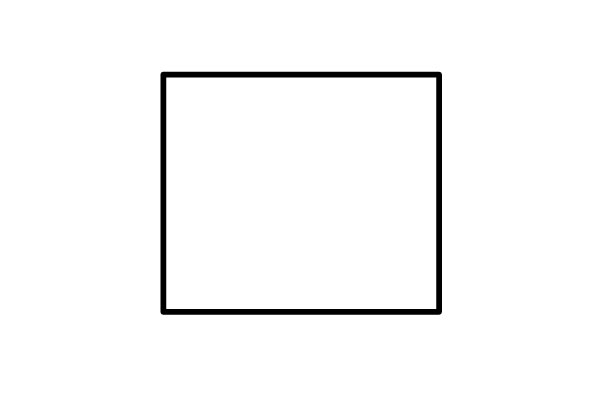
#> input picture drawn-box-square-3.jpg, 600 x 400 px, given in place of the camera
$ python HoughLineTest.py
#> lines starting #> are read from the running program, lines starting #| are printed output that depends on the picture; after the words box and inside, x2 and y2 are one past the last pixel; in counts of white or black regions, pixels touching at a corner belong together
import  cv2
import numpy as np
import imutils

cap = cv2.VideoCapture(0)

while True:
	#Capture frame-by-frame
	ret, frame = cap.read()
#> frame is the input picture: shape (400, 600, 3); min 0, max 255, mean 248.7

	#Operations on the frame go here
	frame = imutils.resize(frame, width = 500)
#> frame: shape (333, 500, 3)
	grayCap = cv2.cvtColor(frame,cv2.COLOR_BGR2GRAY)
	edges = cv2.Canny(grayCap,50,150,apertureSize = 3)
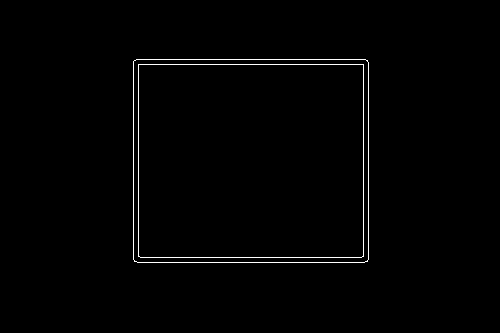
#> edges: shape (333, 500); 1% white in thin lines or dots, all inside (x1, y1, x2, y2) = (133, 59, 369, 263)

	lines = cv2.HoughLines(edges,2,np.pi/180,200)
#> lines = [[64, 1.57], [58, 1.57], [256, 1.57], [262, 1.57], [368, 0]]

	if lines is not None:
		for line in lines:
			for rho,theta in line:
				a = np.cos(theta)
				b = np.sin(theta)
				x0 = a*rho
				y0 = b*rho
				x1 = int(x0 + 1000*(-b))
				y1 = int(y0 + 1000*(a))
				x2 = int(x0 - 1000*(-b))
				y2 = int(y0 - 1000*(a))

				cv2.line(frame, (x1,y1), (x2,y2), (0,0,255),2)
#> this loop made 5 passes
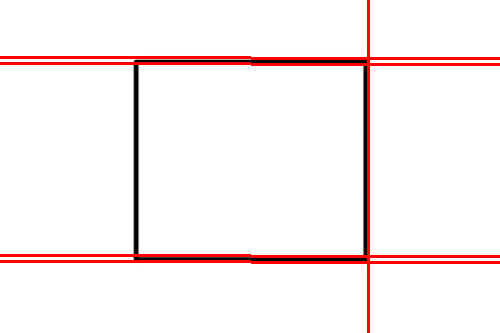
#> frame: shape (333, 500, 3); mean B, G, R 240, 240, 250.6


	cv2.imshow('frame', frame)
	cv2.imshow('edges', edges)
	if cv2.waitKey(1) & 0xFF == ord('q'):
#> (key q is pressed here)
		break

#> (the run stopped early here; a loop or call above may not have finished)

$ run again, on sudoku-by-l2g-20050714.jpg
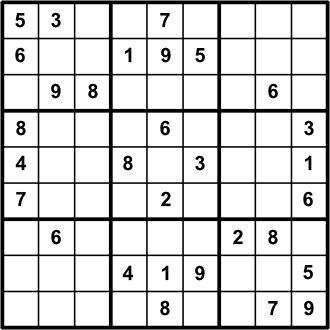
#> input picture sudoku-by-l2g-20050714.jpg, 330 x 330 px, given in place of the camera
#> frame is the input picture: shape (330, 330, 3); min 0, max 255, mean 213.5
#> `edges = cv2.Canny(grayCap,50,150,apertureSize = 3)`:
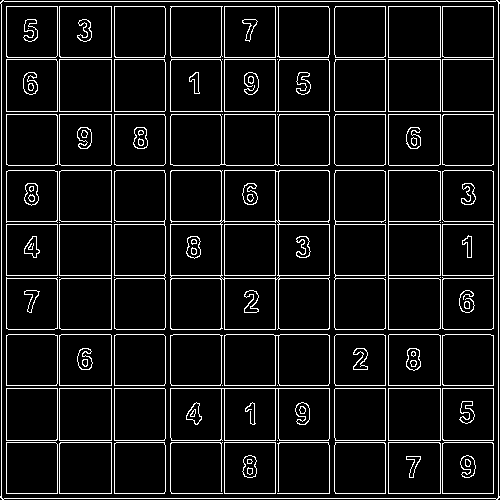
#> edges: shape (500, 500); 8.6% white in thin lines or dots
#> lines = 69 rows, first 8: [492, 0], [220, 0], [60, 0], [384, 0], [56, 0], [328, 0], [0, 0], [276, 0]
#> the loop `for line in lines:` made 69 passes
#> after the loop `for line in lines:`:
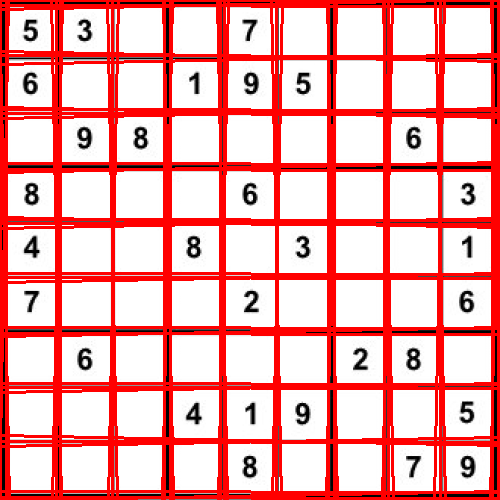
#> frame: shape (500, 500, 3); mean B, G, R 170.3, 170.3, 241.8
